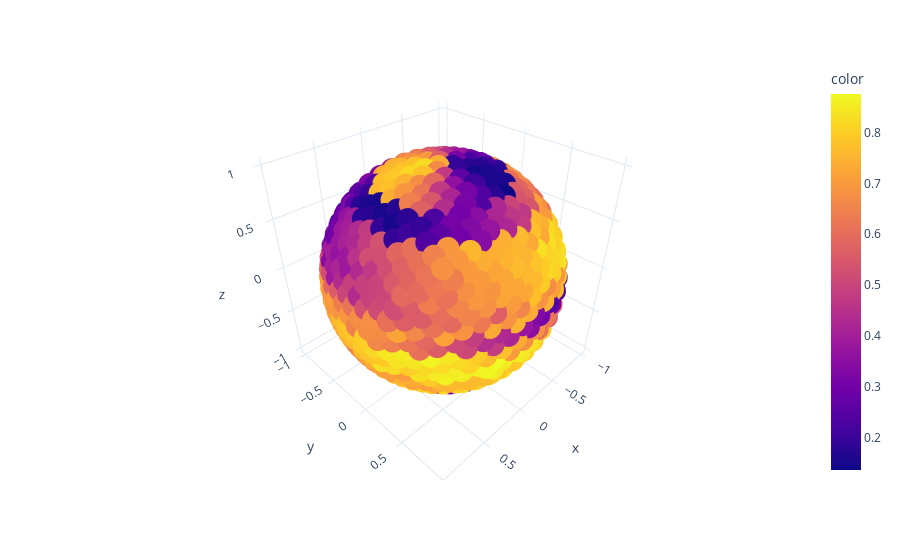

The code cell stored with this chart in its notebook:
### Code cell
#FIDELITY OF FIRST COPY
# Make data.
thetas=data_sheet["θ"]
phis=data_sheet["ϕ"]
x, y, z = np.cos(phis) * np.sin(thetas), np.sin(phis) * np.sin(thetas), np.cos(thetas);

# Plot the surface. F_measured/F_theory
df = px.data.iris()
fig = px.scatter_3d(df, x, y, z, color=data_sheet.prob_0, template="plotly_white")

fig.show()
print("Number of points: ", len(x))
print("Average fidelity: ", np.average(data_sheet.prob_0))
print("Standard deviation: ", np.std(data_sheet.prob_0))

### Figure 1 — Plotly figure (JSON) as saved in the notebook; plotly's stock layout.template omitted (floating-point values rounded to 4 significant figures; data arrays with more than 128 entries replaced by an {"elided": "..."} marker saying what was removed)
{"data": [{"hovertemplate": "x=%{x}<br>y=%{y}<br>z=%{z}<br>color=%{marker.color}<extra></extra>", "legendgroup": "", "marker": {"color": {"elided": "1000 float values"}, "coloraxis": "coloraxis", "symbol": "circle"}, "mode": "markers", "name": "", "scene": "scene", "showlegend": false, "type": "scatter3d", "x": {"elided": "1000 float values"}, "y": {"elided": "1000 float values"}, "z": {"elided": "1000 float values"}}], "layout": {"coloraxis": {"colorbar": {"title": {"text": "color"}}, "colorscale": [[0, "#0d0887"], [0.1111, "#46039f"], [0.2222, "#7201a8"], [0.3333, "#9c179e"], [0.4444, "#bd3786"], [0.5556, "#d8576b"], [0.6667, "#ed7953"], [0.7778, "#fb9f3a"], [0.8889, "#fdca26"], [1, "#f0f921"]]}, "legend": {"tracegroupgap": 0}, "margin": {"t": 60}, "scene": {"domain": {"x": [0, 1], "y": [0, 1]}, "xaxis": {"title": {"text": "x"}}, "yaxis": {"title": {"text": "y"}}, "zaxis": {"title": {"text": "z"}}}}}
